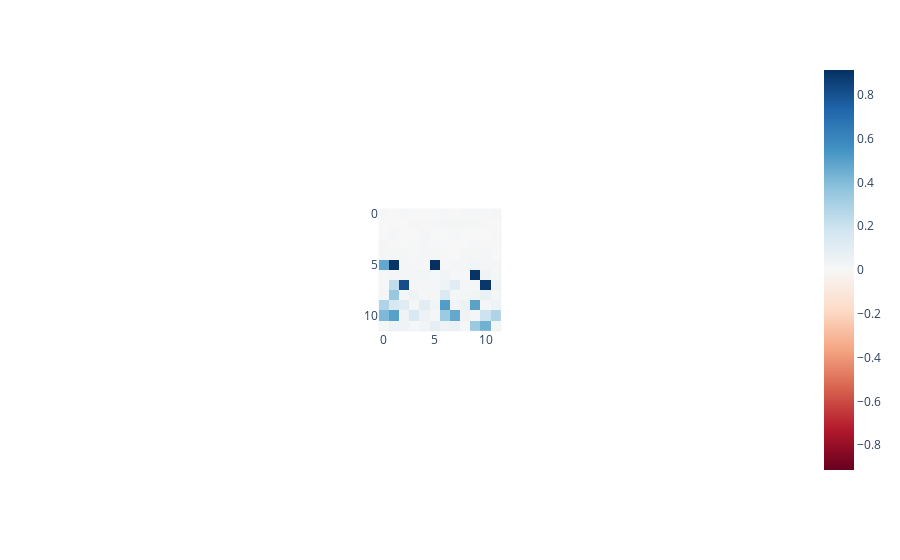

This figure's notebook cell:
### Code cell
import plotly.express as px


px.imshow(
    scores,
color_continuous_midpoint=0.0,
    color_continuous_scale="RdBu",)

### Figure 1 — Plotly figure (JSON) as saved in the notebook; plotly's stock layout.template omitted (floating-point values rounded to 4 significant figures; data arrays with more than 128 entries replaced by an {"elided": "..."} marker saying what was removed)
{"data": [{"coloraxis": "coloraxis", "hovertemplate": "x: %{x}<br>y: %{y}<br>color: %{z}<extra></extra>", "name": "0", "type": "heatmap", "xaxis": "x", "yaxis": "y", "z": {"elided": "12x12 float values"}}], "layout": {"autosize": true, "coloraxis": {"cmid": 0, "colorscale": [[0, "rgb(103,0,31)"], [0.1, "rgb(178,24,43)"], [0.2, "rgb(214,96,77)"], [0.3, "rgb(244,165,130)"], [0.4, "rgb(253,219,199)"], [0.5, "rgb(247,247,247)"], [0.6, "rgb(209,229,240)"], [0.7, "rgb(146,197,222)"], [0.8, "rgb(67,147,195)"], [0.9, "rgb(33,102,172)"], [1, "rgb(5,48,97)"]]}, "margin": {"t": 60}, "xaxis": {"anchor": "y", "autorange": true, "constrain": "domain", "domain": [0.415, 0.585], "range": [-0.5, 11.5], "scaleanchor": "y"}, "yaxis": {"anchor": "x", "autorange": true, "constrain": "domain", "domain": [0, 1], "range": [11.5, -0.5]}}}
